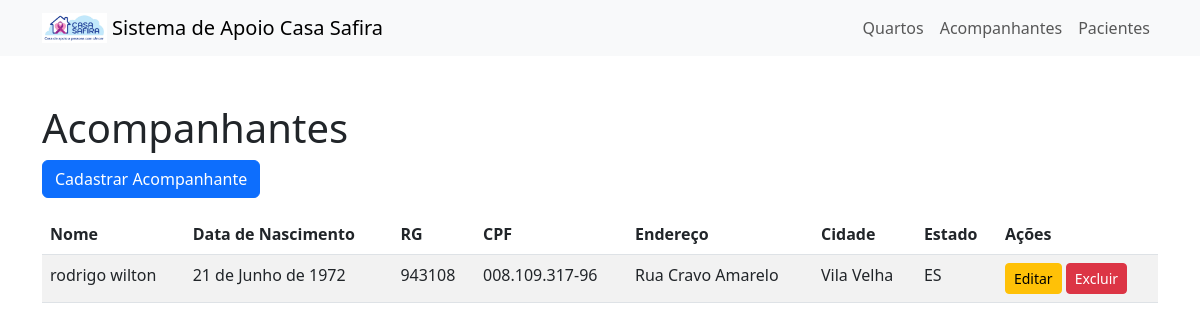
Page /acompanhantes/ on the earlier database version.
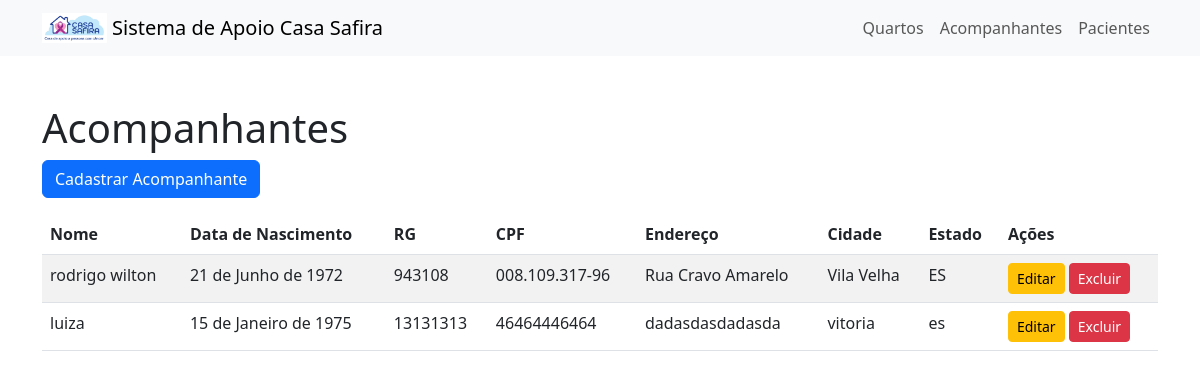
Same page on the later database version.
### safira/models.py (models this page shows, shortened)
class Acompanhante(models.Model):
    nome = models.CharField(max_length=100, verbose_name="Nome do Acompanhante")
    data_nascimento = models.DateField(verbose_name="Data de Nascimento")
    rg = models.CharField(max_length=20, unique=True, verbose_name="RG")
    cpf = models.CharField(max_length=14, unique=True, verbose_name="CPF")
    endereco = models.CharField(max_length=200, verbose_name="Endereço")
    cidade = models.CharField(max_length=50, verbose_name="Cidade")
    estado = models.CharField(max_length=2, verbose_name="Estado")

### safira/views.py (the view)
# urls.py: path('acompanhantes/', views.listar_acompanhantes, name='listar_acompanhantes'),
def listar_acompanhantes(request):
    acompanhantes = Acompanhante.objects.all()
    return render(request, 'listar_acompanhantes.html', {'acompanhantes': acompanhantes})

### safira/templates/listar_acompanhantes.html
{% extends 'base.html' %}
{% block content %}
    <h1>Acompanhantes</h1>
    <a href="{% url 'criar_acompanhante' %}" class="btn btn-primary mb-3">Cadastrar Acompanhante</a>
    <table class="table table-striped">
        <thead>
            <tr>
                <th>Nome</th>
                <th>Data de Nascimento</th>
                <th>RG</th>
                <th>CPF</th>
                <th>Endereço</th>
                <th>Cidade</th>
                <th>Estado</th>
                <th>Ações</th>
            </tr>
        </thead>
        <tbody>
            {% for acompanhante in acompanhantes %}
                <tr>
                    <td>{{ acompanhante.nome }}</td>
                    <td>{{ acompanhante.data_nascimento }}</td>
                    <td>{{ acompanhante.rg }}</td>
                    <td>{{ acompanhante.cpf }}</td>
                    <td>{{ acompanhante.endereco }}</td>
                    <td>{{ acompanhante.cidade }}</td>
                    <td>{{ acompanhante.estado }}</td>
                    <td>
                        <a href="{% url 'editar_acompanhante' acompanhante.id %}" class="btn btn-sm btn-warning">Editar</a>
                        <a href="{% url 'excluir_acompanhante' acompanhante.id %}" class="btn btn-sm btn-danger">Excluir</a>
                    </td>
                </tr>
            {% empty %}
                <tr><td colspan="8">Nenhum acompanhante cadastrado.</td></tr>
            {% endfor %}
        </tbody>
    </table>
{% endblock %}

Differences in the rows shown:
added Acompanhante: nome "luiza", data_nascimento "15 de Janeiro de 1975", rg "13131313", cpf "46464446464", endereco "dadasdasdadasda", cidade "vitoria", estado "es"
